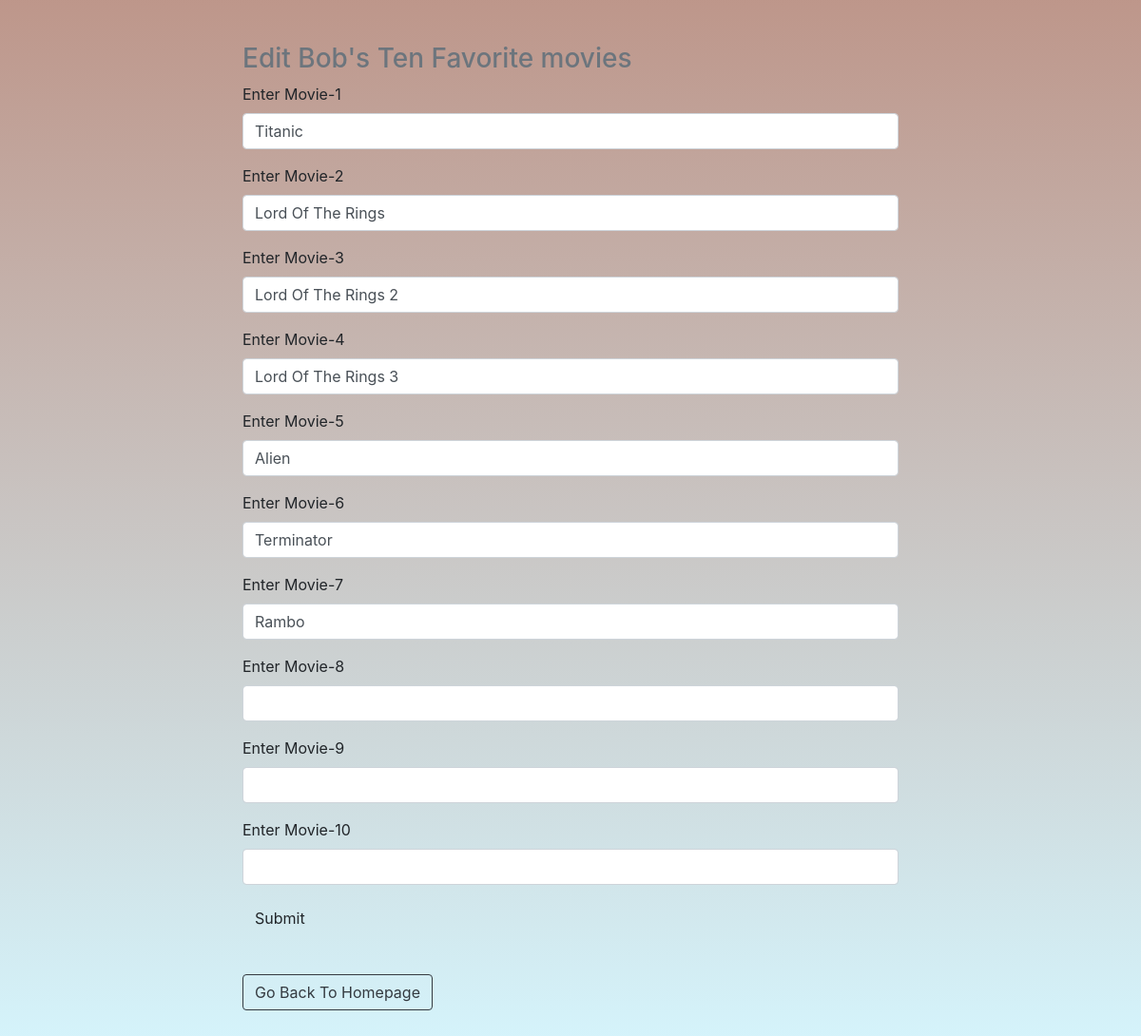
The app's page /AddMovies/1, older data.
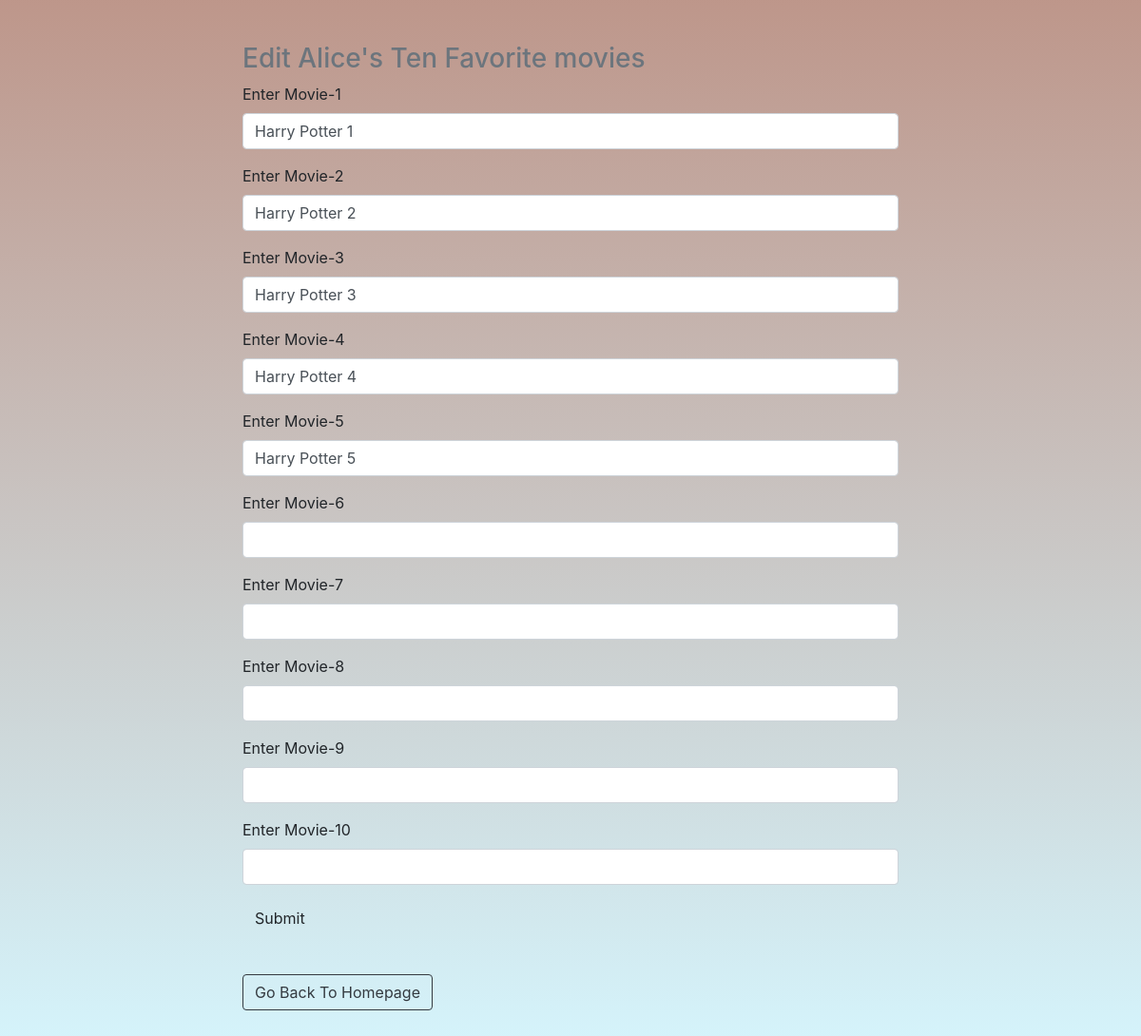
The same page, newer data.
### app/Homepage/model.py (models this page shows, shortened)
class Friends(db.Model):
    id = db.Column(db.Integer, primary_key = True)
    firstName = db.Column(db.String(45), nullable = False)
    secondName = db.Column(db.String(200), nullable = False)

### app/Movies/model.py (models this page shows, shortened)
class MoviesList(db.Model):
    id = db.Column(db.Integer, primary_key = True)
    friendId = db.Column(db.Integer, db.ForeignKey('friends.id'))
    movie1 = db.Column(db.String(64))
    movie2 = db.Column(db.String(64))
    movie3 = db.Column(db.String(64))
    movie4 = db.Column(db.String(64))
    movie5 = db.Column(db.String(64))
    movie6 = db.Column(db.String(64))
    movie7 = db.Column(db.String(64))
    movie8 = db.Column(db.String(64))
    movie9 = db.Column(db.String(64))
    movie10 = db.Column(db.String(64))

### app/Movies/routes.py (the view, shortened to what this page needs)
@movies_bp.route("/AddMovies/<int:id>", methods=['POST','GET'])
def AddMovies(id):
    current_friend = Friends.query.get_or_404(id)
    form = Movies()
    userMovies = MoviesList.query.filter_by(friendId=id).first()
    if userMovies is None:
        form = Movies()
    else:
        form.movie1.data = userMovies.movie1
        form.movie2.data = userMovies.movie2
        form.movie3.data = userMovies.movie3
        form.movie4.data = userMovies.movie4
        form.movie5.data = userMovies.movie5
        form.movie6.data = userMovies.movie6
        form.movie7.data = userMovies.movie7
        form.movie8.data = userMovies.movie8
        form.movie9.data = userMovies.movie9
        form.movie10.data = userMovies.movie10
    return render_template('AddMovie.html', form= form, id=id, friend=current_friend)

### app/Movies/form.py
class Movies(FlaskForm):
    movie1 = StringField('Enter Movie-1')
    movie2 = StringField('Enter Movie-2')
    movie3 = StringField('Enter Movie-3')
    movie4 = StringField('Enter Movie-4')
    movie5 = StringField('Enter Movie-5')
    movie6 = StringField('Enter Movie-6')
    movie7 = StringField('Enter Movie-7')
    movie8 = StringField('Enter Movie-8')
    movie9 = StringField('Enter Movie-9')
    movie10 = StringField('Enter Movie-10')
    submit = SubmitField('Submit')

### app/Movies/templates/AddMovie.html
{% extends 'base.html' %}
{% import 'bootstrap/wtf.html' as wtf %}
{% block content %}
<div class="home">
<div class="container">
    <div class="col-8 mx-auto">
        <h3 class="text-muted">Edit {{ friend.firstName }}'s Ten Favorite movies</h3>
        {{ wtf.quick_form(form) }}
        <br>
        <a class="btn btn-outline-dark" href="{{ url_for('Home.Home') }}">Go Back To Homepage</a>
    </div>
</div>
</div>
{% endblock %}

Row changes from the older to the newer data that the page shows:
changed Friends: firstName "Bob" → "Alice"
changed MoviesList: movie1 "Titanic" → "Harry Potter 1"; movie2 "Lord Of The Rings" → "Harry Potter 2"; movie3 "Lord Of The Rings 2" → "Harry Potter 3"; movie4 "Lord Of The Rings 3" → "Harry Potter 4"; movie5 "Alien" → "Harry Potter 5"; movie6 "Terminator" → (not shown); movie7 "Rambo" → (not shown)
